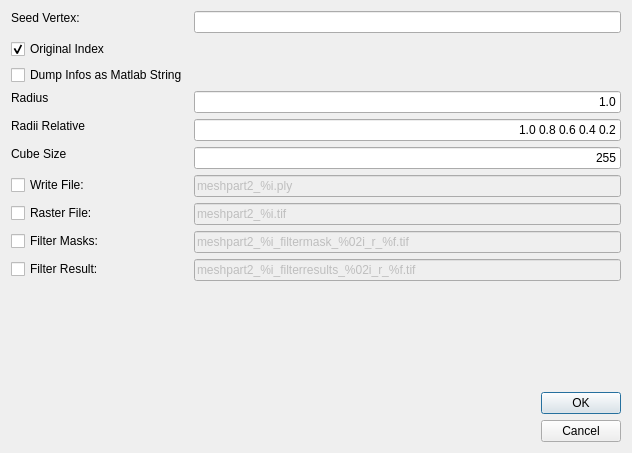
<?xml version="1.0" encoding="UTF-8"?>
<ui version="4.0">
 <class>dialogMSII</class>
 <widget class="QDialog" name="dialogMSII">
  <property name="geometry">
   <rect>
    <x>0</x>
    <y>0</y>
    <width>632</width>
    <height>453</height>
   </rect>
  </property>
  <property name="sizePolicy">
   <sizepolicy hsizetype="MinimumExpanding" vsizetype="MinimumExpanding">
    <horstretch>0</horstretch>
    <verstretch>0</verstretch>
   </sizepolicy>
  </property>
  <property name="windowTitle">
   <string>MSII</string>
  </property>
  <layout class="QVBoxLayout" name="verticalLayout">
   <item>
    <layout class="QFormLayout" name="dialogMSIILayout">
     <item row="0" column="0">
      <widget class="QLabel" name="labelVertex">
       <property name="sizePolicy">
        <sizepolicy hsizetype="Minimum" vsizetype="Maximum">
         <horstretch>0</horstretch>
         <verstretch>0</verstretch>
        </sizepolicy>
       </property>
       <property name="text">
        <string>Seed Vertex:</string>
       </property>
      </widget>
     </item>
     <item row="0" column="1">
      <widget class="QLineEdit" name="lineVertex">
       <property name="sizePolicy">
        <sizepolicy hsizetype="Minimum" vsizetype="Maximum">
         <horstretch>0</horstretch>
         <verstretch>0</verstretch>
        </sizepolicy>
       </property>
       <property name="alignment">
        <set>Qt::AlignRight|Qt::AlignTrailing|Qt::AlignVCenter</set>
       </property>
      </widget>
     </item>
     <item row="1" column="0">
      <widget class="QCheckBox" name="checkBoxOridIdx">
       <property name="sizePolicy">
        <sizepolicy hsizetype="Minimum" vsizetype="Maximum">
         <horstretch>0</horstretch>
         <verstretch>0</verstretch>
        </sizepolicy>
       </property>
       <property name="text">
        <string>Original Index</string>
       </property>
       <property name="checked">
        <bool>true</bool>
       </property>
      </widget>
     </item>
     <item row="2" column="0">
      <widget class="QCheckBox" name="checkBoxDumpMatlab">
       <property name="sizePolicy">
        <sizepolicy hsizetype="Minimum" vsizetype="Maximum">
         <horstretch>0</horstretch>
         <verstretch>0</verstretch>
        </sizepolicy>
       </property>
       <property name="text">
        <string>Dump Infos as Matlab String</string>
       </property>
       <property name="checked">
        <bool>false</bool>
       </property>
      </widget>
     </item>
     <item row="3" column="0">
      <widget class="QLabel" name="labelRadius">
       <property name="sizePolicy">
        <sizepolicy hsizetype="Minimum" vsizetype="Maximum">
         <horstretch>0</horstretch>
         <verstretch>0</verstretch>
        </sizepolicy>
       </property>
       <property name="text">
        <string>Radius</string>
       </property>
      </widget>
     </item>
     <item row="3" column="1">
      <widget class="QLineEdit" name="lineRadius">
       <property name="sizePolicy">
        <sizepolicy hsizetype="Minimum" vsizetype="Maximum">
         <horstretch>0</horstretch>
         <verstretch>0</verstretch>
        </sizepolicy>
       </property>
       <property name="layoutDirection">
        <enum>Qt::LeftToRight</enum>
       </property>
       <property name="text">
        <string>1.0</string>
       </property>
       <property name="alignment">
        <set>Qt::AlignRight|Qt::AlignTrailing|Qt::AlignVCenter</set>
       </property>
      </widget>
     </item>
     <item row="4" column="0">
      <widget class="QLabel" name="labelRadiiRel">
       <property name="sizePolicy">
        <sizepolicy hsizetype="Minimum" vsizetype="Maximum">
         <horstretch>0</horstretch>
         <verstretch>0</verstretch>
        </sizepolicy>
       </property>
       <property name="text">
        <string>Radii Relative</string>
       </property>
      </widget>
     </item>
     <item row="4" column="1">
      <widget class="QLineEdit" name="lineEditRadiiRel">
       <property name="sizePolicy">
        <sizepolicy hsizetype="Minimum" vsizetype="Maximum">
         <horstretch>0</horstretch>
         <verstretch>0</verstretch>
        </sizepolicy>
       </property>
       <property name="layoutDirection">
        <enum>Qt::LeftToRight</enum>
       </property>
       <property name="text">
        <string>1.0 0.8 0.6 0.4 0.2</string>
       </property>
       <property name="alignment">
        <set>Qt::AlignRight|Qt::AlignTrailing|Qt::AlignVCenter</set>
       </property>
      </widget>
     </item>
     <item row="5" column="0">
      <widget class="QLabel" name="labelCubeSize">
       <property name="sizePolicy">
        <sizepolicy hsizetype="Minimum" vsizetype="Maximum">
         <horstretch>0</horstretch>
         <verstretch>0</verstretch>
        </sizepolicy>
       </property>
       <property name="text">
        <string>Cube Size</string>
       </property>
      </widget>
     </item>
     <item row="5" column="1">
      <widget class="QLineEdit" name="lineCubeSize">
       <property name="sizePolicy">
        <sizepolicy hsizetype="Minimum" vsizetype="Maximum">
         <horstretch>0</horstretch>
         <verstretch>0</verstretch>
        </sizepolicy>
       </property>
       <property name="text">
        <string>255</string>
       </property>
       <property name="alignment">
        <set>Qt::AlignRight|Qt::AlignTrailing|Qt::AlignVCenter</set>
       </property>
      </widget>
     </item>
     <item row="6" column="0">
      <widget class="QCheckBox" name="checkBoxWriteMesh">
       <property name="sizePolicy">
        <sizepolicy hsizetype="Minimum" vsizetype="Maximum">
         <horstretch>0</horstretch>
         <verstretch>0</verstretch>
        </sizepolicy>
       </property>
       <property name="text">
        <string>Write File:</string>
       </property>
      </widget>
     </item>
     <item row="6" column="1">
      <widget class="QLineEdit" name="lineFileNameMesh">
       <property name="enabled">
        <bool>false</bool>
       </property>
       <property name="sizePolicy">
        <sizepolicy hsizetype="Minimum" vsizetype="Maximum">
         <horstretch>0</horstretch>
         <verstretch>0</verstretch>
        </sizepolicy>
       </property>
       <property name="text">
        <string>meshpart2_%i.ply</string>
       </property>
      </widget>
     </item>
     <item row="7" column="0">
      <widget class="QCheckBox" name="checkBoxWriteRaster">
       <property name="sizePolicy">
        <sizepolicy hsizetype="Minimum" vsizetype="Maximum">
         <horstretch>0</horstretch>
         <verstretch>0</verstretch>
        </sizepolicy>
       </property>
       <property name="text">
        <string>Raster File:</string>
       </property>
      </widget>
     </item>
     <item row="7" column="1">
      <widget class="QLineEdit" name="lineFileNameRaster">
       <property name="enabled">
        <bool>false</bool>
       </property>
       <property name="sizePolicy">
        <sizepolicy hsizetype="Minimum" vsizetype="Maximum">
         <horstretch>0</horstretch>
         <verstretch>0</verstretch>
        </sizepolicy>
       </property>
       <property name="text">
        <string>meshpart2_%i.tif</string>
       </property>
      </widget>
     </item>
     <item row="8" column="0">
      <widget class="QCheckBox" name="checkBoxFilterMasks">
       <property name="sizePolicy">
        <sizepolicy hsizetype="Minimum" vsizetype="Maximum">
         <horstretch>0</horstretch>
         <verstretch>0</verstretch>
        </sizepolicy>
       </property>
       <property name="text">
        <string>Filter Masks:</string>
       </property>
      </widget>
     </item>
     <item row="8" column="1">
      <widget class="QLineEdit" name="lineFileNameFilterMasks">
       <property name="enabled">
        <bool>false</bool>
       </property>
       <property name="sizePolicy">
        <sizepolicy hsizetype="Minimum" vsizetype="Maximum">
         <horstretch>0</horstretch>
         <verstretch>0</verstretch>
        </sizepolicy>
       </property>
       <property name="text">
        <string>meshpart2_%i_filtermask_%02i_r_%f.tif</string>
       </property>
      </widget>
     </item>
     <item row="9" column="0">
      <widget class="QCheckBox" name="checkBoxWriteFilter">
       <property name="sizePolicy">
        <sizepolicy hsizetype="Minimum" vsizetype="Maximum">
         <horstretch>0</horstretch>
         <verstretch>0</verstretch>
        </sizepolicy>
       </property>
       <property name="text">
        <string>Filter Result:</string>
       </property>
      </widget>
     </item>
     <item row="9" column="1">
      <widget class="QLineEdit" name="lineFileNameFilter">
       <property name="enabled">
        <bool>false</bool>
       </property>
       <property name="sizePolicy">
        <sizepolicy hsizetype="Minimum" vsizetype="Maximum">
         <horstretch>0</horstretch>
         <verstretch>0</verstretch>
        </sizepolicy>
       </property>
       <property name="text">
        <string>meshpart2_%i_filterresults_%02i_r_%f.tif</string>
       </property>
      </widget>
     </item>
    </layout>
   </item>
   <item>
    <spacer name="verticalSpacer">
     <property name="orientation">
      <enum>Qt::Vertical</enum>
     </property>
     <property name="sizeType">
      <enum>QSizePolicy::Minimum</enum>
     </property>
     <property name="sizeHint" stdset="0">
      <size>
       <width>60</width>
       <height>15</height>
      </size>
     </property>
    </spacer>
   </item>
   <item>
    <widget class="QDialogButtonBox" name="buttonBox">
     <property name="sizePolicy">
      <sizepolicy hsizetype="Maximum" vsizetype="Maximum">
       <horstretch>0</horstretch>
       <verstretch>0</verstretch>
      </sizepolicy>
     </property>
     <property name="layoutDirection">
      <enum>Qt::RightToLeft</enum>
     </property>
     <property name="orientation">
      <enum>Qt::Vertical</enum>
     </property>
     <property name="standardButtons">
      <set>QDialogButtonBox::Cancel|QDialogButtonBox::Ok</set>
     </property>
    </widget>
   </item>
  </layout>
 </widget>
 <resources/>
 <connections>
  <connection>
   <sender>buttonBox</sender>
   <signal>accepted()</signal>
   <receiver>dialogMSII</receiver>
   <slot>accept()</slot>
   <hints>
    <hint type="sourcelabel">
     <x>248</x>
     <y>254</y>
    </hint>
    <hint type="destinationlabel">
     <x>157</x>
     <y>274</y>
    </hint>
   </hints>
  </connection>
  <connection>
   <sender>buttonBox</sender>
   <signal>rejected()</signal>
   <receiver>dialogMSII</receiver>
   <slot>reject()</slot>
   <hints>
    <hint type="sourcelabel">
     <x>316</x>
     <y>260</y>
    </hint>
    <hint type="destinationlabel">
     <x>286</x>
     <y>274</y>
    </hint>
   </hints>
  </connection>
  <connection>
   <sender>checkBoxWriteMesh</sender>
   <signal>toggled(bool)</signal>
   <receiver>lineFileNameMesh</receiver>
   <slot>setEnabled(bool)</slot>
   <hints>
    <hint type="sourcelabel">
     <x>49</x>
     <y>156</y>
    </hint>
    <hint type="destinationlabel">
     <x>182</x>
     <y>156</y>
    </hint>
   </hints>
  </connection>
  <connection>
   <sender>checkBoxWriteRaster</sender>
   <signal>toggled(bool)</signal>
   <receiver>lineFileNameRaster</receiver>
   <slot>setEnabled(bool)</slot>
   <hints>
    <hint type="sourcelabel">
     <x>56</x>
     <y>189</y>
    </hint>
    <hint type="destinationlabel">
     <x>194</x>
     <y>189</y>
    </hint>
   </hints>
  </connection>
  <connection>
   <sender>checkBoxWriteFilter</sender>
   <signal>toggled(bool)</signal>
   <receiver>lineFileNameFilter</receiver>
   <slot>setEnabled(bool)</slot>
   <hints>
    <hint type="sourcelabel">
     <x>56</x>
     <y>223</y>
    </hint>
    <hint type="destinationlabel">
     <x>194</x>
     <y>257</y>
    </hint>
   </hints>
  </connection>
  <connection>
   <sender>checkBoxFilterMasks</sender>
   <signal>toggled(bool)</signal>
   <receiver>lineFileNameFilterMasks</receiver>
   <slot>setEnabled(bool)</slot>
   <hints>
    <hint type="sourcelabel">
     <x>56</x>
     <y>223</y>
    </hint>
    <hint type="destinationlabel">
     <x>194</x>
     <y>223</y>
    </hint>
   </hints>
  </connection>
 </connections>
</ui>
